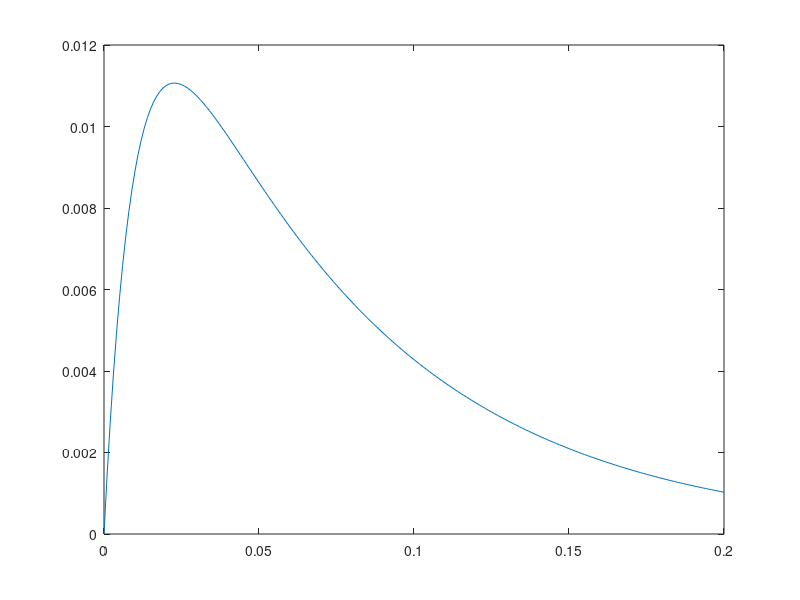
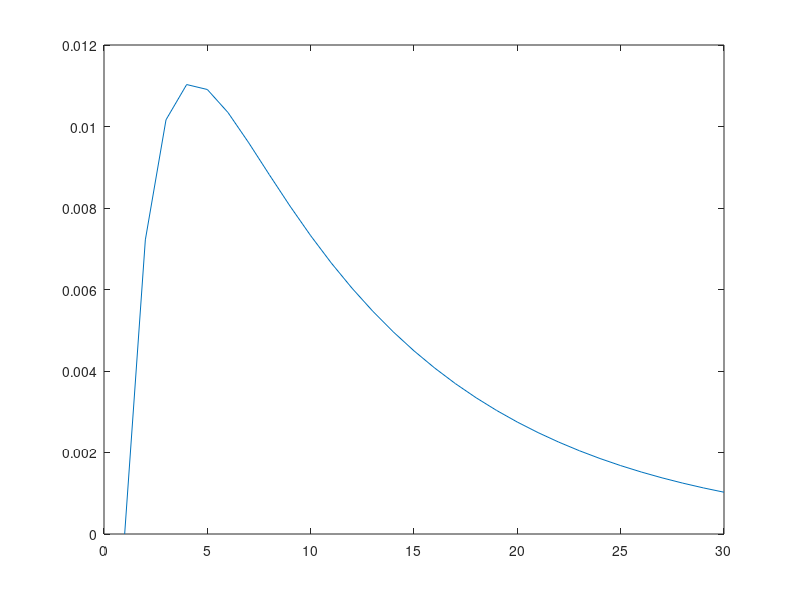
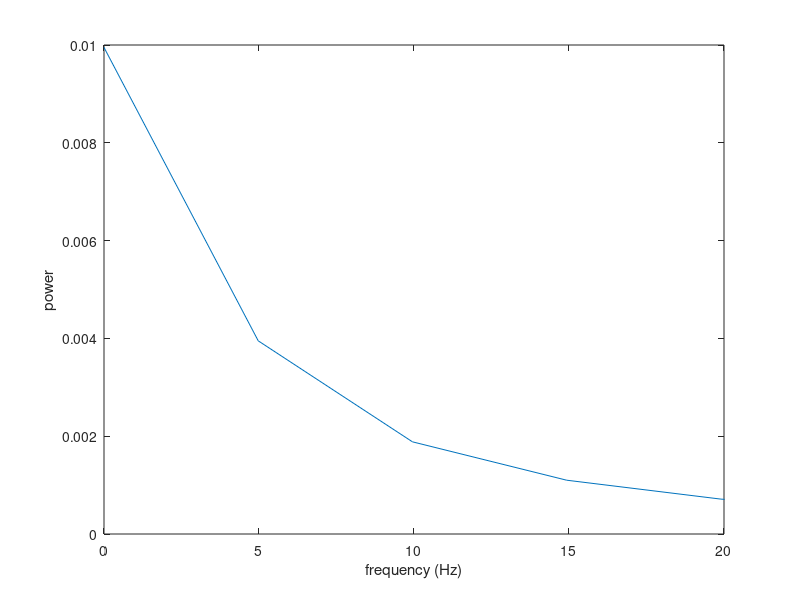

Write MATLAB code to recreate these figures, in order. (Note: this script raises an error after producing the figures.)

%% set up some basics

close all
clear all
clc


allplots = 1;

T = 0.001; % time step in ms
Fs = 1/ T; % sample rate, 1 kHz

%% define the GCaMP6F filter based on measurements from Schnell et al. 2014 PNAS

xdata = [0 : T : 0.2];

%A = [1 0 0.4 1 0 0.05 0]; % tau_on is 50 ms, tau_off is 490 ms

a1_1 = 1; % "amplitude"
t1_1 = 0; % when x = t, y = a1 + b
tau1_1 = 0.01; % "time constant" - when x increases by tau1, y decreases by factor a1 * e
b_1 = 0; % as x --> inf, y --> b

a1_2 = 1; % "amplitude"
t1_2 = 0; % when x = t, y = a1 + b
tau1_2 = .07; % "time constant" - when x increases by tau1, y decreases by factor a1 * e
b_2 = 0; % as x --> inf, y --> b

cnst = 0;

%ydata = Exponential2_1D( A , xdata );

y_1 = a1_1 * exp(-1 / tau1_1 * (xdata - t1_1)) + b_1;
y_2 = a1_2 * exp(-1 / tau1_2 * (xdata - t1_2)) + b_2;


ydata = y_1 - y_2 + cnst;

ydata = ydata / sum( ydata );
nSamples = numel( xdata );

if allplots
    figure; plot(xdata, ydata);
end

xdatashort = linspace(xdata(1), xdata(end), 30);
ydatashort = interp1(xdata, ydata, xdatashort);
figure; 
plot(ydatashort);


%% compute the transfer function

Ydata = fft( ydata );

Ayy = 2 * abs(Ydata) / nSamples;
freq = [0 : floor( numel( xdata ) / 2 )] * Fs / numel( xdata );

if allplots
    figure;
    
    plot( freq, Ayy(1 : size(freq, 2) ) );
    xlim([0 20]);
    
    xlabel( 'frequency (Hz)' );
    ylabel ( 'power' );
end

%% flip the impulse response function to make a filter

filter = ydata;

%% convolve the filter with some synthetic responses

% freqi = 1;
% input = [zeros( size( xdata ) ) 0.5 * sin( 2 * pi * freqi * xdata ) + 0.25 zeros( size( xdata ) )];
% input = sinSFi(1./[.1 0.02],15003,'period',5);
load('~/samptestdat.mat', 'B');
B = resample_timeseries(B(1:1000), 20000);
% input(input<0) = 0;
if allplots
    figure; plot(B)
end
%% 

Ad1 = conv( B, filter );
Ad1 = downsample(Ad1, 20);

Alim = numel(B) .* [.2 .4]; %[2.2e5 2.6e5] in B . . . restrict x axis to small region (which includes abrupt transition)

hfg = figure;
ax1 = axes(hfg);
plot(ax1,1:numel(B),B,'-k')
ax1.XColor = 'k';
ax1.YColor = 'k';
ax1.XLim = Alim;
ax1.Box = 'off';

ax2 = axes(hfg);
plot(ax2,1:numel(Ad1),Ad1,'-r')
ax2.XAxisLocation = 'top';
ax2.YAxisLocation = 'right';
ax2.Color = 'none';
ax2.XColor = 'r';
ax2.YColor = 'r';
ax2.Box = 'off';
ax2.XLim = Alim / (numel(B) / numel(Ad1));
ax2.YLim = ax1.YLim;
%% 

N = numel(B)
X = fftshift(fft(Ad1));
%%Frequency specifications:

%%Plot the spectrum:
figure;
plot(abs(X)/N);
xlabel('Frequency (in hertz)');
title('Magnitude Response');

%% 


filter = ones(200,1);
filter(1:10) = 1;


output = conv( input, filter );
timePoints = [1 : numel( output )] * T;

figure;
hold on;
plot( timePoints(1 : numel(input)), input, 'r' );
plot( timePoints, output, 'b' );

xlim([0 15])
% ylim([-0.5 0.5])
